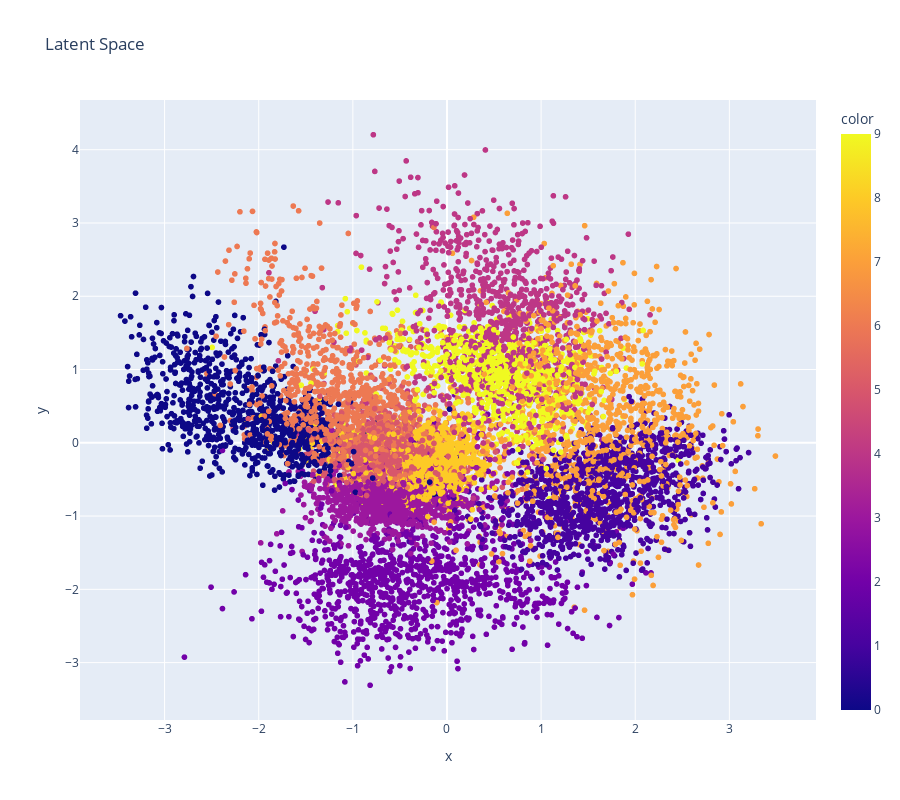

Source (notebook cell):
### Code cell
model.eval()
with torch.no_grad():
    values = []
    classes = []
    for x, y in val_loader:
        x = x.to(device)
        z = model.encoder(x)

        values.append(z.cpu().numpy())
        classes.append(y.cpu().numpy().flatten())

    values = np.concatenate(values, axis=0)
    classes = np.concatenate(classes, axis=0)

    # Perform PCA for 3 highest components
    pca = PCA(n_components=2)
    values = pca.fit_transform(values)

    fig = px.scatter(
        x=values[:, 0],
        y=values[:, 1],
        color=classes,
        labels={"values": values},
        title="Latent Space",
        category_orders={"color": np.unique(classes)},
        height=800,
        
    )
    fig.show()

### Figure 1 — Plotly figure (JSON) as saved in the notebook; plotly's stock layout.template omitted (floating-point values rounded to 4 significant figures; data arrays with more than 128 entries replaced by an {"elided": "..."} marker saying what was removed)
{"data": [{"hovertemplate": "x=%{x}<br>y=%{y}<br>color=%{marker.color}<extra></extra>", "legendgroup": "", "marker": {"color": {"elided": "10000 int values"}, "coloraxis": "coloraxis", "symbol": "circle"}, "mode": "markers", "name": "", "showlegend": false, "type": "scattergl", "x": {"elided": "10000 float values"}, "xaxis": "x", "y": {"elided": "10000 float values"}, "yaxis": "y"}], "layout": {"coloraxis": {"colorbar": {"title": {"text": "color"}}, "colorscale": [[0, "#0d0887"], [0.1111, "#46039f"], [0.2222, "#7201a8"], [0.3333, "#9c179e"], [0.4444, "#bd3786"], [0.5556, "#d8576b"], [0.6667, "#ed7953"], [0.7778, "#fb9f3a"], [0.8889, "#fdca26"], [1, "#f0f921"]]}, "height": 800, "legend": {"tracegroupgap": 0}, "title": {"text": "Latent Space"}, "xaxis": {"anchor": "y", "domain": [0, 1], "title": {"text": "x"}}, "yaxis": {"anchor": "x", "domain": [0, 1], "title": {"text": "y"}}}}
